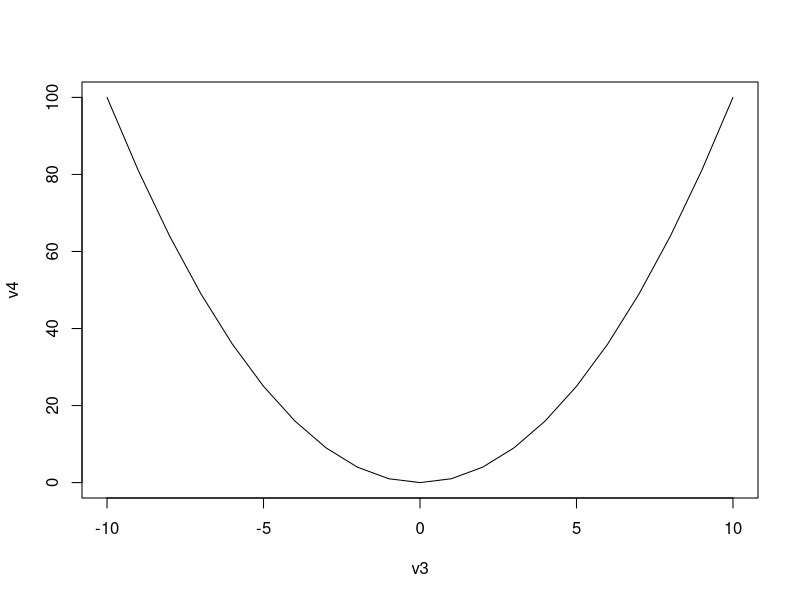
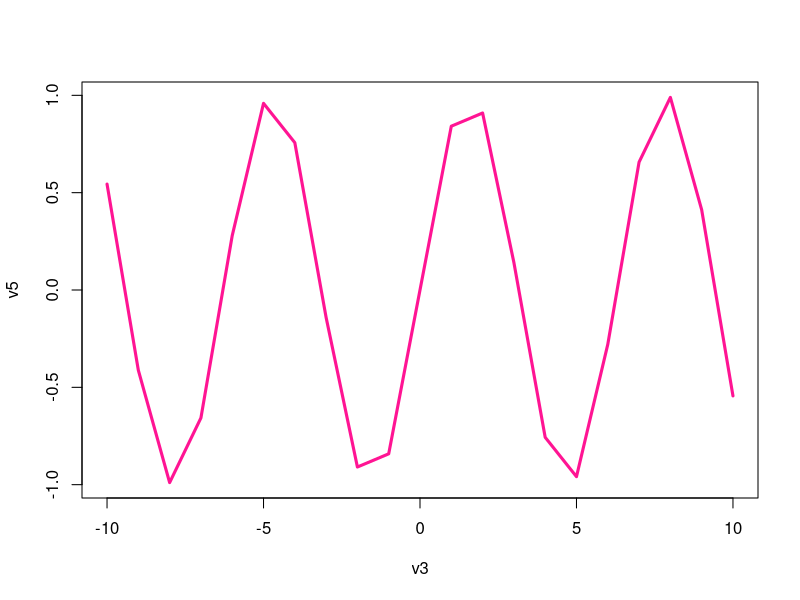
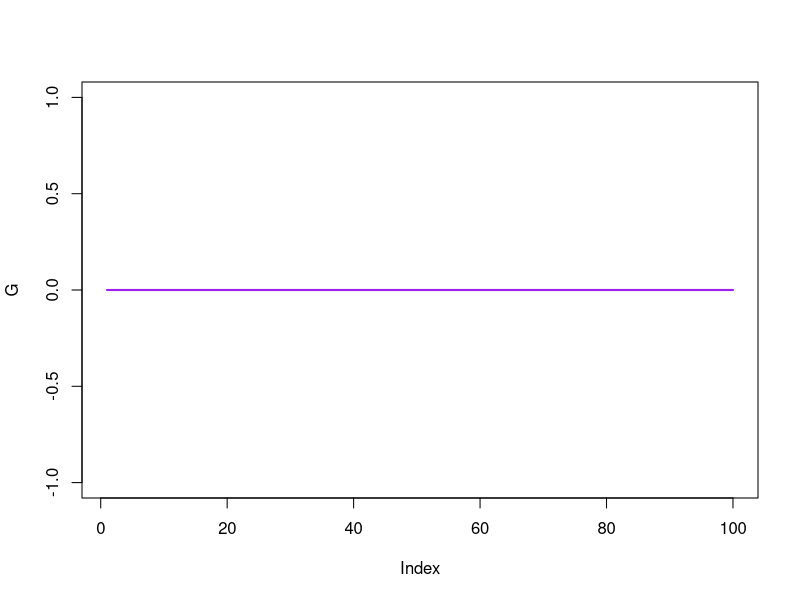
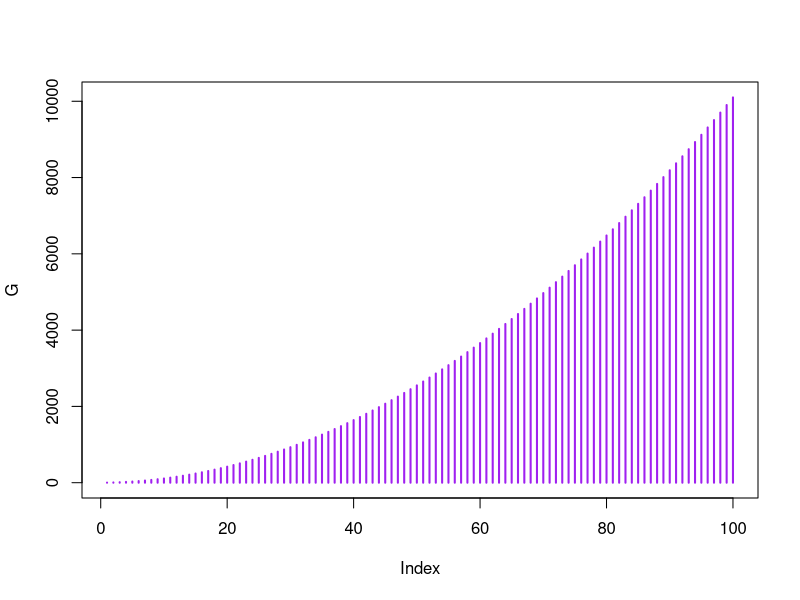

These figures' R source, in order:
# INFERENCIA ESTADÍSTICA
# CLASE 2: INTRO A R

# Creación de variables

x = 12
y = "Santiago"
y1 = "S"
Y2 = "Santiago Ortiz"
y3 = "12"
x2 = 4
x3 = x + x2
a = x^2 + cos(x3) - log(x2, base = exp(1))

# Creación de vectores

v1 = c(3,10,5,25)
v2 = c("A","B","Santiago", "c", 2)
v3 = -10:10
v4 = v3^2  
plot(v3,v4, type = "l")  
v5 = sin(v3)
plot(v3,v5, type = "l", col = "deeppink", lwd = 3)  
b = v1[3]

# Creación de Matrices

datos = c(3,2,10,19,0,1)
M1 = matrix(datos,3,2,byrow = T)
M2 = matrix(c("A","B","C"),2,2,byrow = F)
M3 = matrix(3,2,2)
M4 = matrix(5,2,2)
M5 = M3 * M4 # producto punto a punto
M6 = M3 %*% M4 # producto matricial
M7 = t(M1) %*% M1
M8 = solve(M7)
M7 %*% M8

# Creación de Listas

A = 40
B = c("Santiago", "Ortiz", "Arias")
C = "Union Libre"
D = c(49,58)
E = matrix(c("Amanda", "Gustavo", "Matilde", "Alfonso"),
           2, 2)
L1 = list(Edad = A, Nombre = B, Estatus = C,
          Edad.Papas = D, Abuelos = E)
L1$Abuelos[1,]
L1$Estatus

##############################
##############################

# Condicionales y Bucles

# Condicionales
a = 4
if (a <= 10){
  print("El número es menor o igual que 10")
} else if (a <= 5) {
  print("El número es menor o igual que 5")
} else {
  print("El número es mayor que 10")
}

# Bucle finito (for)
n = 100
G = rep(0, n)
for (i in seq(1, n, by = 1)) {
  #G[i] = sqrt(i) + sin(i)
  print(i)
}
plot(G, type = "l", lwd = 2, col = "purple")

# Bucle infinito (while)
a = 1
G = rep(0, n)
while (a <= 100) {
  G[a] = a^2 + sqrt(a+1)^2
  a = a + 1
}
plot(G, type = "h", lwd = 2, col = "purple")

# Funciones
area.circ = function(radio){
  x = pi * radio^2
  return(x)
}

r = 1
area.circ(radio = r)













